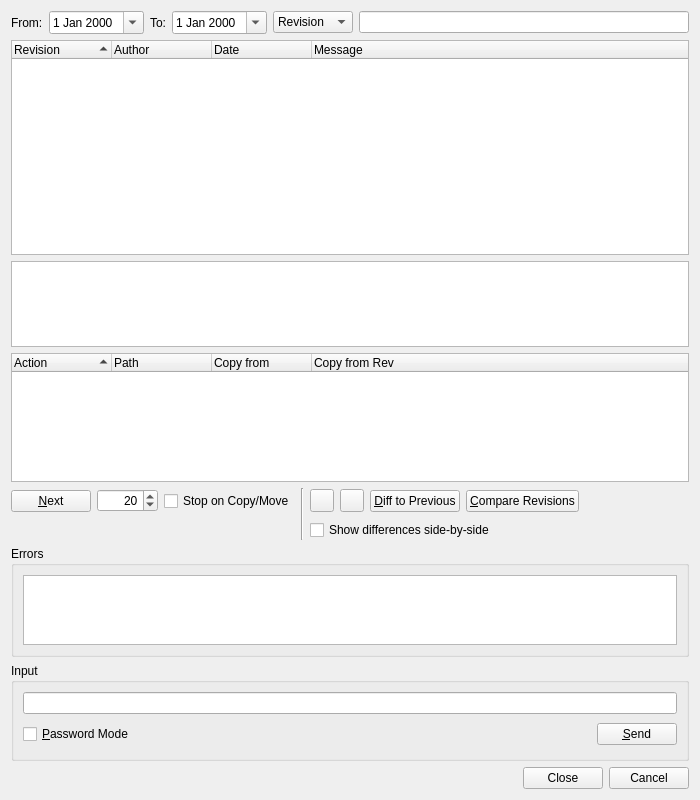
<?xml version="1.0" encoding="UTF-8"?>
<ui version="4.0">
 <class>SvnLogBrowserDialog</class>
 <widget class="QWidget" name="SvnLogBrowserDialog">
  <property name="geometry">
   <rect>
    <x>0</x>
    <y>0</y>
    <width>700</width>
    <height>800</height>
   </rect>
  </property>
  <property name="windowTitle">
   <string>Subversion Log</string>
  </property>
  <layout class="QVBoxLayout" name="verticalLayout">
   <item>
    <layout class="QHBoxLayout">
     <item>
      <widget class="QLabel" name="label">
       <property name="text">
        <string>From:</string>
       </property>
      </widget>
     </item>
     <item>
      <widget class="QDateEdit" name="fromDate">
       <property name="toolTip">
        <string>Enter the start date</string>
       </property>
       <property name="calendarPopup">
        <bool>true</bool>
       </property>
      </widget>
     </item>
     <item>
      <widget class="QLabel" name="label_2">
       <property name="text">
        <string>To:</string>
       </property>
      </widget>
     </item>
     <item>
      <widget class="QDateEdit" name="toDate">
       <property name="toolTip">
        <string>Enter the end date</string>
       </property>
       <property name="calendarPopup">
        <bool>true</bool>
       </property>
      </widget>
     </item>
     <item>
      <widget class="QComboBox" name="fieldCombo">
       <property name="toolTip">
        <string>Select the field to filter on</string>
       </property>
       <item>
        <property name="text">
         <string>Revision</string>
        </property>
       </item>
       <item>
        <property name="text">
         <string>Author</string>
        </property>
       </item>
       <item>
        <property name="text">
         <string>Message</string>
        </property>
       </item>
      </widget>
     </item>
     <item>
      <widget class="E5ClearableLineEdit" name="rxEdit">
       <property name="toolTip">
        <string>Enter the regular expression to filter on</string>
       </property>
      </widget>
     </item>
    </layout>
   </item>
   <item>
    <widget class="QTreeWidget" name="logTree">
     <property name="sizePolicy">
      <sizepolicy hsizetype="Expanding" vsizetype="Expanding">
       <horstretch>0</horstretch>
       <verstretch>5</verstretch>
      </sizepolicy>
     </property>
     <property name="alternatingRowColors">
      <bool>true</bool>
     </property>
     <property name="selectionMode">
      <enum>QAbstractItemView::ExtendedSelection</enum>
     </property>
     <property name="rootIsDecorated">
      <bool>false</bool>
     </property>
     <property name="itemsExpandable">
      <bool>false</bool>
     </property>
     <property name="sortingEnabled">
      <bool>true</bool>
     </property>
     <property name="allColumnsShowFocus">
      <bool>true</bool>
     </property>
     <column>
      <property name="text">
       <string>Revision</string>
      </property>
     </column>
     <column>
      <property name="text">
       <string>Author</string>
      </property>
     </column>
     <column>
      <property name="text">
       <string>Date</string>
      </property>
     </column>
     <column>
      <property name="text">
       <string>Message</string>
      </property>
     </column>
    </widget>
   </item>
   <item>
    <widget class="QTextEdit" name="messageEdit">
     <property name="sizePolicy">
      <sizepolicy hsizetype="Expanding" vsizetype="Expanding">
       <horstretch>0</horstretch>
       <verstretch>2</verstretch>
      </sizepolicy>
     </property>
     <property name="readOnly">
      <bool>true</bool>
     </property>
    </widget>
   </item>
   <item>
    <widget class="QTreeWidget" name="filesTree">
     <property name="sizePolicy">
      <sizepolicy hsizetype="Expanding" vsizetype="Expanding">
       <horstretch>0</horstretch>
       <verstretch>3</verstretch>
      </sizepolicy>
     </property>
     <property name="alternatingRowColors">
      <bool>true</bool>
     </property>
     <property name="rootIsDecorated">
      <bool>false</bool>
     </property>
     <property name="itemsExpandable">
      <bool>false</bool>
     </property>
     <property name="sortingEnabled">
      <bool>true</bool>
     </property>
     <property name="allColumnsShowFocus">
      <bool>true</bool>
     </property>
     <column>
      <property name="text">
       <string>Action</string>
      </property>
     </column>
     <column>
      <property name="text">
       <string>Path</string>
      </property>
     </column>
     <column>
      <property name="text">
       <string>Copy from</string>
      </property>
     </column>
     <column>
      <property name="text">
       <string>Copy from Rev</string>
      </property>
     </column>
    </widget>
   </item>
   <item>
    <layout class="QGridLayout" name="gridLayout">
     <item row="0" column="0">
      <widget class="QPushButton" name="nextButton">
       <property name="toolTip">
        <string>Press to get the next bunch of log entries</string>
       </property>
       <property name="text">
        <string>&amp;Next</string>
       </property>
      </widget>
     </item>
     <item row="0" column="1">
      <widget class="QSpinBox" name="limitSpinBox">
       <property name="toolTip">
        <string>Enter the limit of entries to fetch</string>
       </property>
       <property name="alignment">
        <set>Qt::AlignRight|Qt::AlignTrailing|Qt::AlignVCenter</set>
       </property>
       <property name="minimum">
        <number>1</number>
       </property>
       <property name="maximum">
        <number>10000</number>
       </property>
       <property name="value">
        <number>20</number>
       </property>
      </widget>
     </item>
     <item row="0" column="2">
      <widget class="QCheckBox" name="stopCheckBox">
       <property name="toolTip">
        <string>Select to stop listing log messages at a copy or move</string>
       </property>
       <property name="text">
        <string>Stop on Copy/Move</string>
       </property>
      </widget>
     </item>
     <item row="0" column="3" rowspan="2">
      <widget class="Line" name="line">
       <property name="orientation">
        <enum>Qt::Vertical</enum>
       </property>
      </widget>
     </item>
     <item row="0" column="4">
      <widget class="QToolButton" name="upButton">
       <property name="toolTip">
        <string>Press to move up in the log list</string>
       </property>
       <property name="autoRepeat">
        <bool>true</bool>
       </property>
      </widget>
     </item>
     <item row="0" column="5">
      <widget class="QToolButton" name="downButton">
       <property name="toolTip">
        <string>Press to move down in the log list</string>
       </property>
       <property name="autoRepeat">
        <bool>true</bool>
       </property>
      </widget>
     </item>
     <item row="0" column="6">
      <widget class="QPushButton" name="diffPreviousButton">
       <property name="toolTip">
        <string>Press to generate a diff to the previous revision</string>
       </property>
       <property name="text">
        <string>&amp;Diff to Previous</string>
       </property>
      </widget>
     </item>
     <item row="0" column="7">
      <widget class="QPushButton" name="diffRevisionsButton">
       <property name="toolTip">
        <string>Press to compare two revisions</string>
       </property>
       <property name="text">
        <string>&amp;Compare Revisions</string>
       </property>
      </widget>
     </item>
     <item row="0" column="8">
      <spacer>
       <property name="orientation">
        <enum>Qt::Horizontal</enum>
       </property>
       <property name="sizeHint" stdset="0">
        <size>
         <width>39</width>
         <height>26</height>
        </size>
       </property>
      </spacer>
     </item>
     <item row="1" column="4" colspan="5">
      <widget class="QCheckBox" name="sbsCheckBox">
       <property name="toolTip">
        <string>Select to show differences side-by-side</string>
       </property>
       <property name="text">
        <string>Show differences side-by-side</string>
       </property>
      </widget>
     </item>
    </layout>
   </item>
   <item>
    <widget class="QGroupBox" name="errorGroup">
     <property name="sizePolicy">
      <sizepolicy hsizetype="Preferred" vsizetype="Expanding">
       <horstretch>0</horstretch>
       <verstretch>1</verstretch>
      </sizepolicy>
     </property>
     <property name="title">
      <string>Errors</string>
     </property>
     <layout class="QVBoxLayout">
      <item>
       <widget class="QTextEdit" name="errors">
        <property name="whatsThis">
         <string>&lt;b&gt;Subversion log errors&lt;/b&gt;&lt;p&gt;This shows possible error messages of the svn log command.&lt;/p&gt;</string>
        </property>
        <property name="readOnly">
         <bool>true</bool>
        </property>
        <property name="acceptRichText">
         <bool>false</bool>
        </property>
       </widget>
      </item>
     </layout>
    </widget>
   </item>
   <item>
    <widget class="QGroupBox" name="inputGroup">
     <property name="title">
      <string>Input</string>
     </property>
     <layout class="QGridLayout">
      <item row="1" column="1">
       <spacer>
        <property name="orientation">
         <enum>Qt::Horizontal</enum>
        </property>
        <property name="sizeType">
         <enum>QSizePolicy::Expanding</enum>
        </property>
        <property name="sizeHint" stdset="0">
         <size>
          <width>327</width>
          <height>29</height>
         </size>
        </property>
       </spacer>
      </item>
      <item row="1" column="2">
       <widget class="QPushButton" name="sendButton">
        <property name="toolTip">
         <string>Press to send the input to the subversion process</string>
        </property>
        <property name="text">
         <string>&amp;Send</string>
        </property>
        <property name="shortcut">
         <string>Alt+S</string>
        </property>
       </widget>
      </item>
      <item row="0" column="0" colspan="3">
       <widget class="QLineEdit" name="input">
        <property name="toolTip">
         <string>Enter data to be sent to the subversion process</string>
        </property>
       </widget>
      </item>
      <item row="1" column="0">
       <widget class="QCheckBox" name="passwordCheckBox">
        <property name="toolTip">
         <string>Select to switch the input field to password mode</string>
        </property>
        <property name="text">
         <string>&amp;Password Mode</string>
        </property>
        <property name="shortcut">
         <string>Alt+P</string>
        </property>
       </widget>
      </item>
     </layout>
    </widget>
   </item>
   <item>
    <widget class="QDialogButtonBox" name="buttonBox">
     <property name="orientation">
      <enum>Qt::Horizontal</enum>
     </property>
     <property name="standardButtons">
      <set>QDialogButtonBox::Cancel|QDialogButtonBox::Close</set>
     </property>
    </widget>
   </item>
  </layout>
 </widget>
 <customwidgets>
  <customwidget>
   <class>E5ClearableLineEdit</class>
   <extends>QLineEdit</extends>
   <header>E5Gui/E5LineEdit.h</header>
  </customwidget>
 </customwidgets>
 <tabstops>
  <tabstop>fromDate</tabstop>
  <tabstop>toDate</tabstop>
  <tabstop>fieldCombo</tabstop>
  <tabstop>rxEdit</tabstop>
  <tabstop>logTree</tabstop>
  <tabstop>messageEdit</tabstop>
  <tabstop>filesTree</tabstop>
  <tabstop>nextButton</tabstop>
  <tabstop>limitSpinBox</tabstop>
  <tabstop>stopCheckBox</tabstop>
  <tabstop>upButton</tabstop>
  <tabstop>downButton</tabstop>
  <tabstop>diffPreviousButton</tabstop>
  <tabstop>diffRevisionsButton</tabstop>
  <tabstop>sbsCheckBox</tabstop>
  <tabstop>errors</tabstop>
  <tabstop>input</tabstop>
  <tabstop>passwordCheckBox</tabstop>
  <tabstop>sendButton</tabstop>
 </tabstops>
 <resources/>
 <connections/>
</ui>
